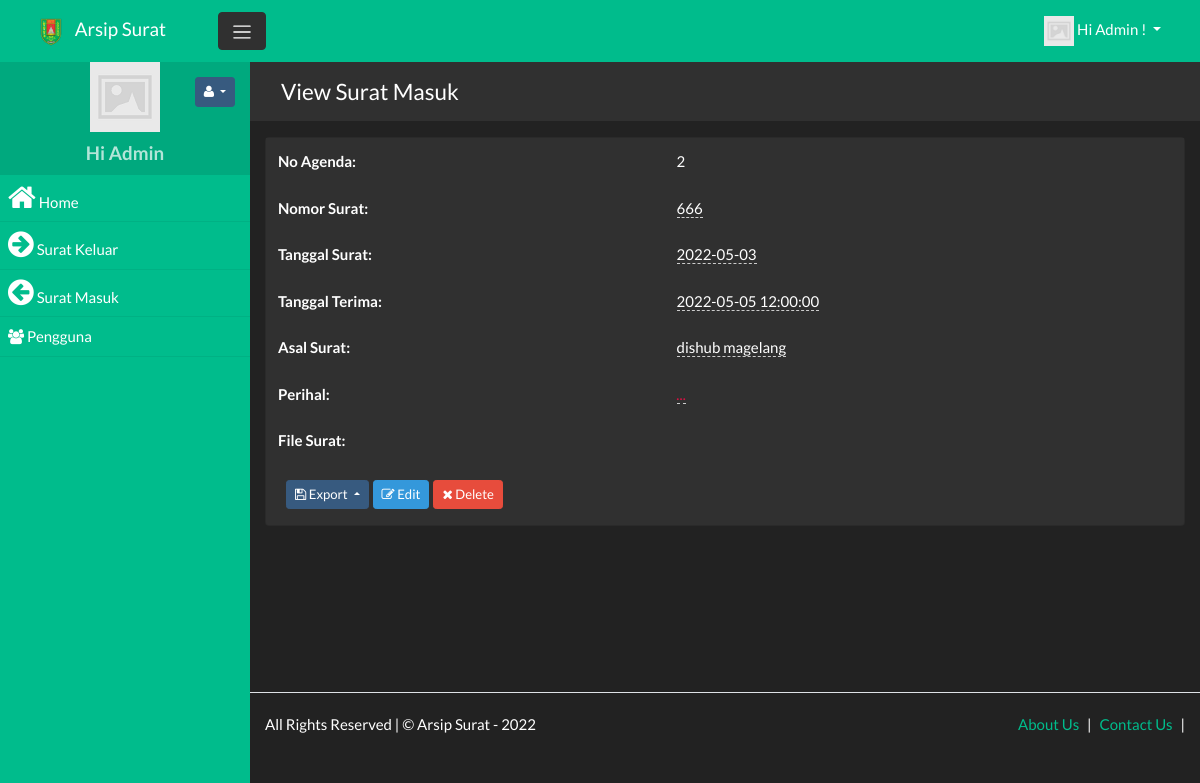
Screenshot of /surat_masuk/view/2 (signed in) with the database file from the repository.
### tables this page shows
CREATE TABLE `surat_masuk` (
  `No_Agenda` int(11) NOT NULL,
  `Nomor_Surat` varchar(255) NOT NULL,
  `Tanggal_Surat` date NOT NULL,
  `Tanggal_Terima` datetime NOT NULL,
  `Asal_Surat` varchar(255) NOT NULL,
  `Perihal` varchar(255) NOT NULL,
  `File_Surat` varchar(255) NOT NULL
);

### app/views/partials/surat_masuk/view.php (the view, shortened to what the rows shown need)
<?php
$page_element_id = "view-page-" . random_str();
$current_page = $this->set_current_page_link();
$data = $this->view_data;
?>
<section class="page" id="<?php echo $page_element_id; ?>" data-page-type="view"  data-display-type="table" data-page-url="<?php print_link($current_page); ?>">
    <div  class="">
        <div class="container">
            <div class="row ">
                <div class="col-md-12 comp-grid">
                    <div  class="card animated fadeIn page-content">
                        <?php
                        if(!empty($data)){
                        $rec_id = (!empty($data['No_Agenda']) ? urlencode($data['No_Agenda']) : null);
                        ?>
                        <div id="page-report-body" class="">
                            <table class="table table-hover table-borderless table-striped">
                                <tbody class="page-data" id="page-data-<?php echo $page_element_id; ?>">
                                    <tr  class="td-No_Agenda">
                                        <th class="title"> No Agenda: </th>
                                        <td class="value"> <?php echo $data['No_Agenda']; ?></td>
                                    </tr>
                                    <tr  class="td-Nomor_Surat">
                                        <th class="title"> Nomor Surat: </th>
                                        <td class="value">
                                            <span  data-value="<?php echo $data['Nomor_Surat']; ?>"
                                                data-pk="<?php echo $data['No_Agenda'] ?>"
                                                data-url="<?php print_link("surat_masuk/editfield/" . urlencode($data['No_Agenda'])); ?>"
                                                data-name="Nomor_Surat"
                                                data-title="Enter Nomor Surat"
                                                data-placement="left"
                                                data-toggle="click"
                                                data-type="text"
                                                data-mode="popover"
                                                data-showbuttons="left"
                                                class="is-editable" >
                                                <?php echo $data['Nomor_Surat']; ?>
                                            </span>
                                        </td>
                                    </tr>
                                    <tr  class="td-Tanggal_Surat">
                                        <th class="title"> Tanggal Surat: </th>
                                        <td class="value">
                                            <span  data-flatpickr="{ enableTime: false, minDate: '', maxDate: ''}"
                                                data-value="<?php echo $data['Tanggal_Surat']; ?>"
                                                data-pk="<?php echo $data['No_Agenda'] ?>"
                                                data-url="<?php print_link("surat_masuk/editfield/" . urlencode($data['No_Agenda'])); ?>"
                                                data-name="Tanggal_Surat"
                                                data-title="Enter Tanggal Surat"
                                                data-placement="left"
                                                data-toggle="click"
                                                data-type="flatdatetimepicker"
                                                data-mode="popover"
                                                data-showbuttons="left"
                                                class="is-editable" >
                                                <?php echo $data['Tanggal_Surat']; ?>
                                            </span>
                                        </td>
                                    </tr>
                                    <tr  class="td-Tanggal_Terima">
                                        <th class="title"> Tanggal Terima: </th>
                                        <td class="value">
                                            <span  data-flatpickr="{ minDate: '', maxDate: ''}"
                                                data-value="<?php echo $data['Tanggal_Terima']; ?>"
                                                data-pk="<?php echo $data['No_Agenda'] ?>"
                                                data-url="<?php print_link("surat_masuk/editfield/" . urlencode($data['No_Agenda'])); ?>"
                                                data-name="Tanggal_Terima"
                                                data-title="Enter Tanggal Terima"
                                                data-placement="left"
                                                data-toggle="click"
                                                data-type="flatdatetimepicker"
                                                data-mode="popover"
                                                data-showbuttons="left"
                                                class="is-editable" >
                                                <?php echo $data['Tanggal_Terima']; ?>
                                            </span>
                                        </td>
                                    </tr>
                                    <tr  class="td-Asal_Surat">
                                        <th class="title"> Asal Surat: </th>
                                        <td class="value">
                                            <span  data-value="<?php echo $data['Asal_Surat']; ?>"
                                                data-pk="<?php echo $data['No_Agenda'] ?>"
                                                data-url="<?php print_link("surat_masuk/editfield/" . urlencode($data['No_Agenda'])); ?>"
                                                data-name="Asal_Surat"
                                                data-title="Enter Asal Surat"
                                                data-placement="left"
                                                data-toggle="click"
                                                data-type="text"
                                                data-mode="popover"
                                                data-showbuttons="left"
                                                class="is-editable" >
                                                <?php echo $data['Asal_Surat']; ?>
                                            </span>
                                        </td>
                                    </tr>
                                    <tr  class="td-Perihal">
                                        <th class="title"> Perihal: </th>
                                        <td class="value">
                                            <span  data-value="<?php echo $data['Perihal']; ?>"
                                                data-pk="<?php echo $data['No_Agenda'] ?>"
                                                data-url="<?php print_link("surat_masuk/editfield/" . urlencode($data['No_Agenda'])); ?>"
                                                data-name="Perihal"
                                                data-title="Enter Perihal"
                                                data-placement="left"
                                                data-toggle="click"
                                                data-type="text"
                                                data-mode="popover"
                                                data-showbuttons="left"
                                                class="is-editable" >
                                            </span>
                                        </td>
                                    </tr>
                                    <tr  class="td-File_Surat">
                                        <th class="title"> File Surat: </th>
                                        <td class="value"><?php Html :: page_link_file($data['File_Surat']); ?></td>
                                    </tr>
                                </tbody>
                            </table>
                        </div>
                        <div class="p-3 d-flex">
                            <div class="dropup export-btn-holder mx-1">
                                <button class="btn btn-sm btn-primary dropdown-toggle" type="button" data-toggle="dropdown" aria-haspopup="true" aria-expanded="false">
                                    <i class="fa fa-save"></i> Export
                                </button>
                                                </div>
                                                <a class="btn btn-sm btn-info"  href="<?php print_link("surat_masuk/edit/$rec_id"); ?>">
                                                    <i class="fa fa-edit"></i> Edit
                                                </a>
                                                <a class="btn btn-sm btn-danger record-delete-btn mx-1"  href="" data-prompt-msg="Are you sure you want to delete this record?" data-display-style="modal">
                                                    <i class="fa fa-times"></i> Delete
                                                </a>
                                            </div>
                                            <?php
                                            }
                                            ?>
                                        </div>
                                    </div>
                                </div>
                            </div>
                        </div>
                    </section>

### rows the page displays
surat_masuk: No_Agenda "2", Nomor_Surat "666", Tanggal_Surat "2022-05-03", Tanggal_Terima "2022-05-05 12:00:00", Asal_Surat "dishub magelang"

### other values shown
SITE_NAME "Arsip Surat"
USER_NAME "Admin"
$menuobj['label'] "Home"
$menuobj['label'] "Surat Keluar"
$menuobj['label'] "Surat Masuk"
$menuobj['label'] "Pengguna"
